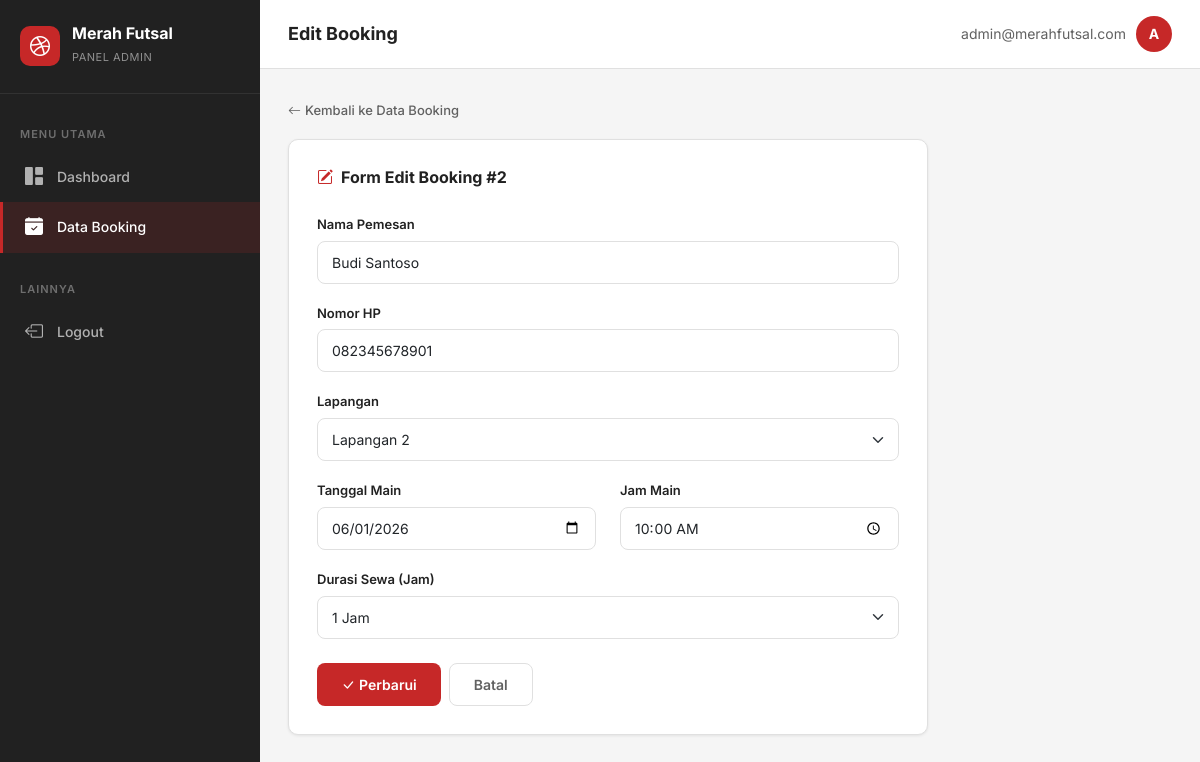
/edit_booking.php?id=2 (signed in), run on the app's committed database.
### tables this page shows
CREATE TABLE IF NOT EXISTS booking (
    id_booking INT AUTO_INCREMENT PRIMARY KEY,
    nama_pemesan VARCHAR(100) NOT NULL,
    no_hp VARCHAR(20) NOT NULL,
    lapangan VARCHAR(50) NOT NULL,
    tanggal_main DATE NOT NULL,
    jam_main TIME NOT NULL,
    durasi INT NOT NULL COMMENT 'Durasi dalam jam'
);

### edit_booking.php (the view, shortened to what this page needs)
<?php
include 'config/database.php';
$id = (int) $_GET['id'];
$query  = "SELECT * FROM booking WHERE id_booking = $id";
$result = mysqli_query($conn, $query);
$data = mysqli_fetch_assoc($result);
include 'includes/header.php';
?>
<div class="app-wrapper">
    <?php include 'includes/sidebar.php'; ?>
    <div class="main-content">
        <div class="topbar">
            <div class="d-flex align-items-center gap-3">
                <span class="page-title">Edit Booking</span>
            </div>
            <div class="admin-info">
                <span class="d-none d-sm-inline"><?= $_SESSION['admin_email'] ?></span>
                <div class="admin-avatar">A</div>
            </div>
        </div>
        <div class="content-area">
            <div class="mb-3">
                <a href="booking.php" style="font-size: 13px; color: var(--abu-medium); font-weight: 500;">
                    <i class="bi bi-arrow-left me-1"></i>Kembali ke Data Booking
                </a>
            </div>
            <div class="form-card">
                <h5 style="font-size: 16px; font-weight: 700; margin-bottom: 24px; color: var(--abu-gelap);">
                    <i class="bi bi-pencil-square me-2" style="color: var(--merah-primary);"></i>Form Edit Booking #<?= $id ?>
                </h5>
                <form method="POST" action="">
                    <div class="mb-3">
                        <label for="nama_pemesan" class="form-label">Nama Pemesan</label>
                        <input type="text" class="form-control" id="nama_pemesan" name="nama_pemesan"
                               value="<?= htmlspecialchars($data['nama_pemesan']) ?>" required>
                    </div>
                    <div class="mb-3">
                        <label for="no_hp" class="form-label">Nomor HP</label>
                        <input type="text" class="form-control" id="no_hp" name="no_hp"
                               value="<?= htmlspecialchars($data['no_hp']) ?>" required>
                    </div>
                    <div class="mb-3">
                        <label for="lapangan" class="form-label">Lapangan</label>
                        <select class="form-select" id="lapangan" name="lapangan" required>
                            <option value="Lapangan 2" <?= $data['lapangan'] == 'Lapangan 2' ? 'selected' : '' ?>>Lapangan 2</option>
                        </select>
                    </div>
                    <div class="row">
                        <div class="col-md-6 mb-3">
                            <label for="tanggal_main" class="form-label">Tanggal Main</label>
                            <input type="date" class="form-control" id="tanggal_main" name="tanggal_main"
                                   value="<?= $data['tanggal_main'] ?>" min="<?= date('Y-m-d') ?>" required>
                        </div>
                        <div class="col-md-6 mb-3">
                            <label for="jam_main" class="form-label">Jam Main</label>
                            <input type="time" class="form-control" id="jam_main" name="jam_main"
                                   value="<?= date('H:i', strtotime($data['jam_main'])) ?>" required>
                        </div>
                    </div>
                    <div class="mb-4">
                        <label for="durasi" class="form-label">Durasi Sewa (Jam)</label>
                        <select class="form-select" id="durasi" name="durasi" required>
                            <?php for ($i = 1; $i <= 5; $i++): ?>
                                <option value="<?= $i ?>" <?= $data['durasi'] == $i ? 'selected' : '' ?>>
                                    <?= $i ?> Jam
                                </option>
                            <?php endfor; ?>
                        </select>
                    </div>
                    <div class="d-flex gap-2">
                        <button type="submit" class="btn btn-merah">
                            <i class="bi bi-check-lg me-1"></i>Perbarui
                        </button>
                        <a href="booking.php" class="btn btn-outline-merah">Batal</a>
                    </div>
                </form>
            </div>
        </div>
    </div>
</div>
<?php include 'includes/footer.php'; ?>

### assets/css/style.css (style rules this page uses)
:root { --merah-primary: #C62828; --merah-dark: #8E0000; --merah-light: #FF5F52; --merah-50: #FFEBEE; --merah-100: #FFCDD2; --abu-gelap: #212121; --abu-medium: #616161; --abu-terang: #F5F5F5; --abu-border: #E0E0E0; --putih: #FFFFFF; --hitam: #000000; --sidebar-width: 260px; --shadow-sm: 0 1px 3px rgba(0,0,0,0.08); --shadow-md: 0 4px 12px rgba(0,0,0,0.1); --shadow-lg: 0 8px 24px rgba(0,0,0,0.12); --radius: 10px; --transition: all 0.2s ease; }
* { margin: 0; padding: 0; box-sizing: border-box; }
body { font-family: 'Inter', sans-serif; background-color: var(--abu-terang); color: var(--abu-gelap); line-height: 1.6; }
a { text-decoration: none; color: inherit; }
.btn-merah { background-color: var(--merah-primary); border: none; color: var(--putih); font-weight: 600; font-size: 14px; padding: 11px 24px; border-radius: 8px; transition: var(--transition); cursor: pointer; }
.app-wrapper { display: flex; min-height: 100vh; }
.main-content { flex: 1; margin-left: var(--sidebar-width); padding: 0; transition: margin-left 0.3s ease; }
.topbar { background: var(--putih); padding: 16px 28px; display: flex; align-items: center; justify-content: space-between; border-bottom: 1px solid var(--abu-border); position: sticky; top: 0; z-index: 100; }
.topbar .page-title { font-size: 18px; font-weight: 700; color: var(--abu-gelap); }
.topbar .admin-info { display: flex; align-items: center; gap: 10px; font-size: 14px; color: var(--abu-medium); }
.topbar .admin-info .admin-avatar { width: 36px; height: 36px; background-color: var(--merah-primary); border-radius: 50%; display: flex; align-items: center; justify-content: center; color: var(--putih); font-weight: 700; font-size: 14px; }
.content-area { padding: 28px; }
.form-card { background: var(--putih); border-radius: var(--radius); box-shadow: var(--shadow-sm); border: 1px solid var(--abu-border); padding: 28px; max-width: 640px; }
.form-card .form-label { font-size: 13px; font-weight: 600; color: var(--abu-gelap); margin-bottom: 6px; }
.form-card .form-control, .form-card .form-select { border: 1.5px solid var(--abu-border); border-radius: 8px; padding: 10px 14px; font-size: 14px; font-family: 'Inter', sans-serif; transition: var(--transition); }
.btn-outline-merah { border: 1.5px solid var(--abu-border); color: var(--abu-medium); background: transparent; font-weight: 600; font-size: 14px; padding: 10px 24px; border-radius: 8px; transition: var(--transition); }

### data on the page
booking: nama_pemesan "Budi Santoso", no_hp "082345678901", lapangan "Lapangan 2", tanggal_main "06/01/2026", jam_main "10:00", durasi "1 Jam"

### other printed values
$_SESSION['admin_email'] "admin@merahfutsal.com"
$id "2"
